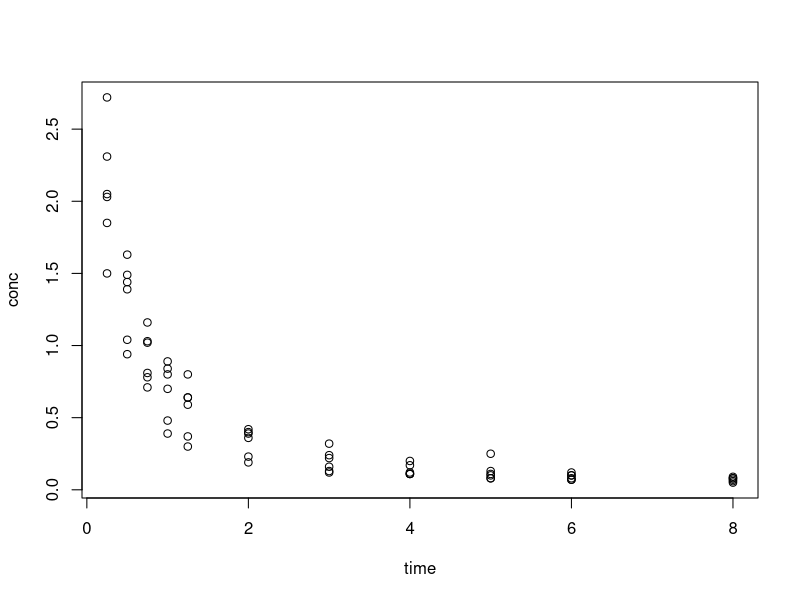
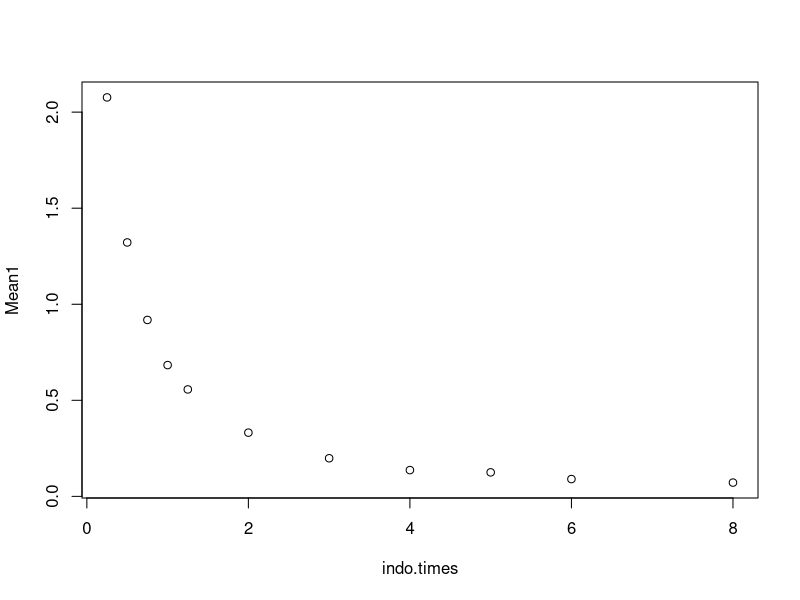
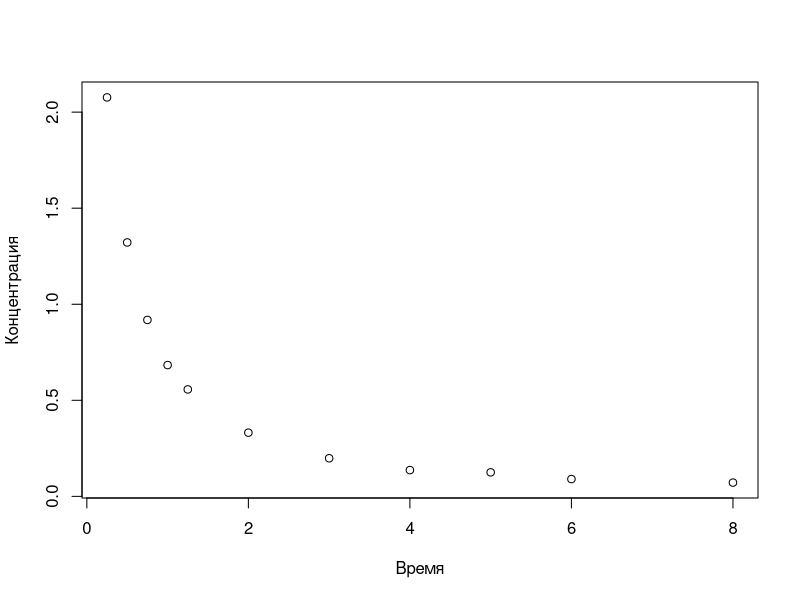
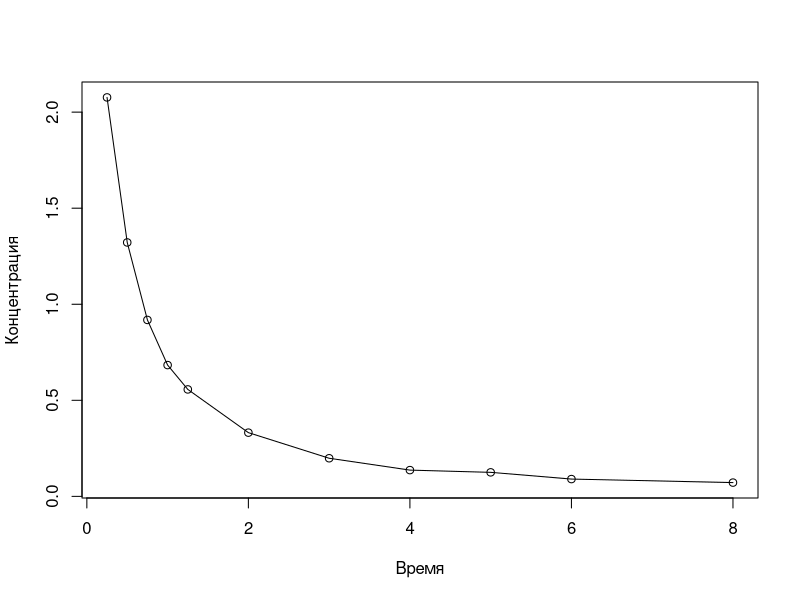
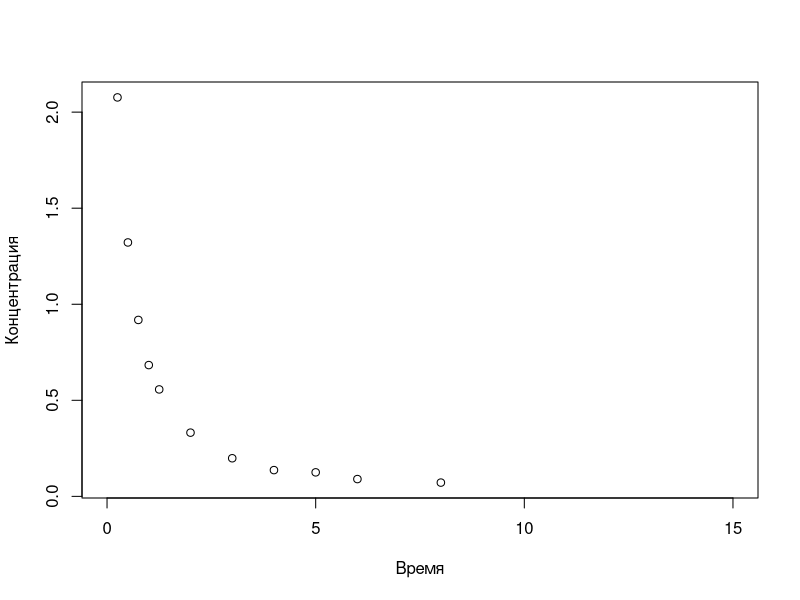
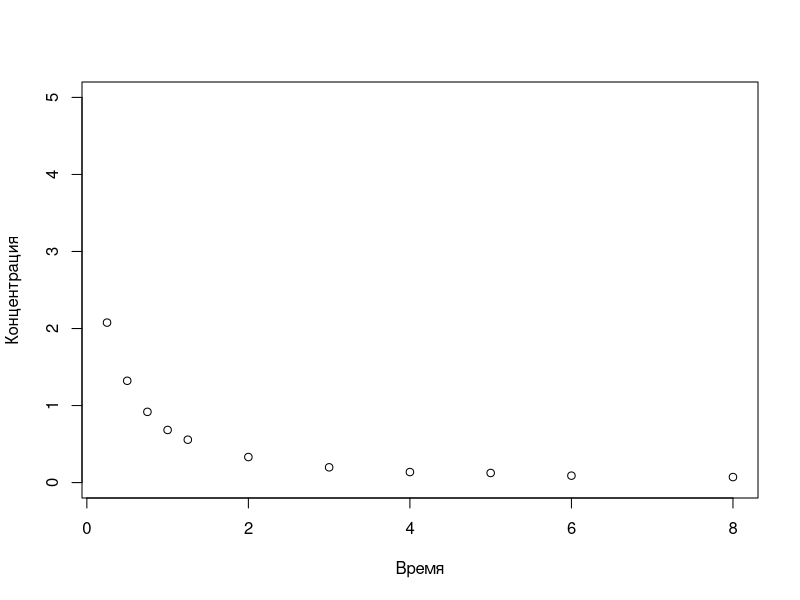
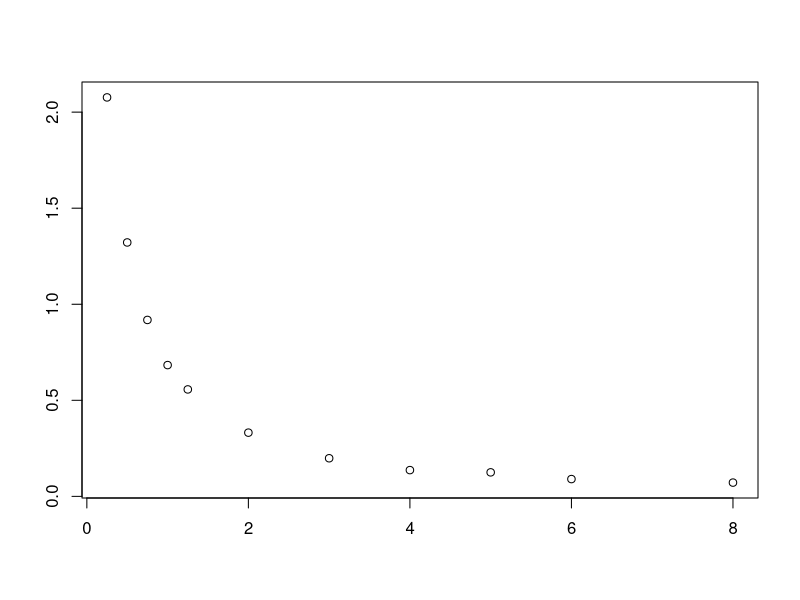
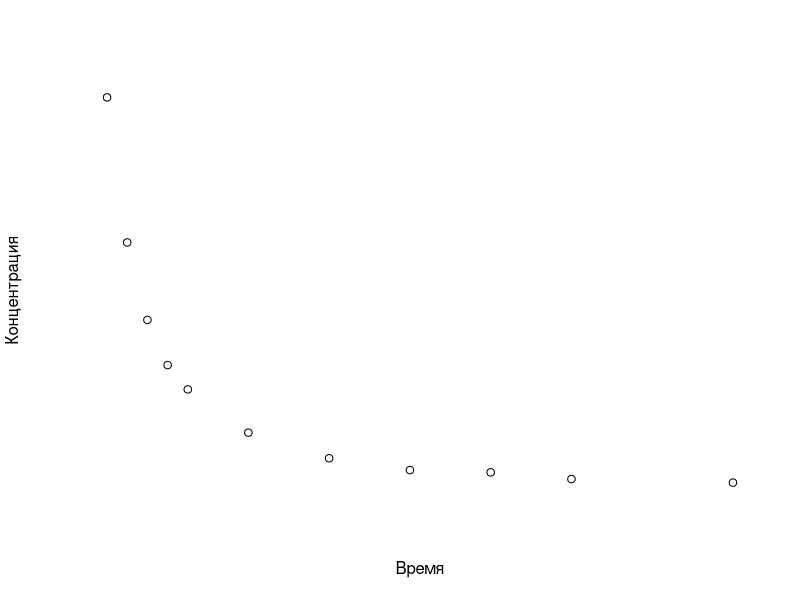

These charts were generated, in order, by the following R code:
## ---- chunk 1
# график значений вектора х, упорядоченных вдоль оси х
#plot(x)

# график зависимости y от х
#plot(x, y)
## ---- chunk 2
#В качестве примера используем данные по скорости выведения индометацина из организма человека Индометацин представляет собой один из наиболее активных противовоспалительных препаратов. В эксперименте приняли участие шесть испытуемых. Результаты этого исследования входят в базовый набор данных R и доступны по команде

data(Indometh)

#В состав таблицы Indometh входят переменные Subject (испытуемый), time (время с момента введения препарата) и conc (концентрация препарата в крови). 

names(Indometh)
## ---- chunk 3
#Благодаря команде attach(), теперь мы можем напрямую обращаться к переменным таблицы Indometh (т.е. использовать их имена непосредственно, например, time вместо Indometh$time.

attach(Indometh)
## ---- chunk 4
#Зависимость концентрации индометацина в крови от времени можно легко изобразить при помощи следующей команды:

plot(time, conc)
## ---- chunk 5
#Предположим, что перед нами стоит задача отобразить на графике не все исходные
#данные, а только средние значения концентрации индометацина для каждой временной
#точки. Рассчитать средние значения (или любые другие количественные величины) для отдельных групп данных позволяет функция tapply():

Mean1 <- tapply(conc, time, mean)
Mean1
## ---- chunk 6
#Обратите внимание на то, что при создании вектора means функция tapply() автоматически присвоила каждому из рассчитанных средних величин имя, соответствующее времени учета концентрации индометацина. Это легко проверить:

names(Mean1)
## ---- chunk 7
#Мы можем воспользоваться этим обстоятельством при построении графика следующим образом:

# создаем числовой вектор со значениями времени учета концентрации препарата:

indo.times <- as.numeric(names(Mean1))

# строим график:
plot(indo.times, Mean1)
## ---- chunk 8
#Функция plot() имеет большое количество управляющих параметров, которые позволяют осуществлять очень тонкую настройку внешнего вида графика. Ниже рассмотрены лишь некоторые из них.
## ---- chunk 9
#Параметры xlab и ylab служат для изменения названий осей X и Y соответственно:

plot(indo.times, Mean1, xlab = "Время", ylab = "Концентрация")
## ---- chunk 10
#Параметр type позволяет изменять внешний вид точек на графике. Он принимает одно из следующих текстовых значений:
#    • "p" - точки (points; используется по умолчанию)
#    • "l" - линии (lines)
#    • "b" - изображаются и точки, и линии (both points and lines)
#    • "o" - точки изображаются поверх линий (points over lines)
#    • "h" - гистограмма (histogram)
#    • "s" - ступенчатая кривая (steps)
#    • "n" - данные не отображаются (no points)
## ---- chunk 11
plot(indo.times, Mean1, xlab = "Время", ylab = "Концентрация", type = "o")
## ---- chunk 12
#Эти два параметра контролирут размах значений на каждой из осей графика. По умолчанию они оба принимают значение NULL - в этом случае размах выбирается программой автоматически. Для отмены автоматических настроек соответствующему параметру необходимо присвоить значение в виде числового вектора, содержащего минимальное и максимальное значения, которые должны отображаться на оси. Например:
## ---- chunk 13
plot(indo.times, Mean1, xlab="Время", ylab="Концентрация", xlim=c(0, 15))
plot(indo.times, Mean1, xlab="Время", ylab="Концентрация", ylim=c(0, 5))
## ---- chunk 14
#Эти два параметра контролируют отображение осей и их названий соответственно. Каждый из них может принимать два значения - TRUE или FALSE:
## ---- chunk 15
plot(indo.times, Mean1, xlab = "Время", ylab = "Концентрация",
       axes = TRUE, ann = FALSE)
plot(indo.times, Mean1, xlab = "Время", ylab = "Концентрация",
       axes = FALSE, ann = TRUE)
## ---- chunk 16
#При помощи аргумента log можно перевести одну или обе оси графика на логарифмическую шкалу, например:
## ---- chunk 17
plot(indo.times, Mean1, xlab = "Время", ylab = "Концентрация", log = "x")
plot(indo.times, Mean1, xlab = "Время", ylab = "Концентрация", log = "y")
plot(indo.times, Mean1, xlab = "Время", ylab = "Концентрация", log = "xy")
## ---- chunk 18
#Аргумент main служит для создания названия графика. По умолчанию название
#размещается в верхней части рисунка:
## ---- chunk 19
plot(indo.times, Mean1, xlab = "Время", ylab = "Концентрация",
       main = "Скорость выведения индометацина", type = "o")
## ---- chunk 20
detach(Indometh)
## ---- chunk 21
## Построим график функции Sin на интервале (-3*pi, 3*pi), цвет -  красный,
#толщина линии -3, с заголовком, с подписями осей, с заголовком под графиком (аргумент sub)
## ---- chunk 22
plot(sin, -3*pi, 3*pi, col = "red", lwd = "3", main = "График функции Sin(x)" , xlab = "x", ylab= "Sin(x)" , sub = "Интервал изменения аргумента = (-3*pi, 3*pi)") 
## ---- chunk 23
 # Создадим свою функцию
f <- function(x){return(2*x^2-3*x+5)}

#Постройте график функции f на интервале (-5, 5)
plot(f,-5,5,)
## ---- chunk 24
#Выполните следующее:
#    1. Придумайте функцию одной переменной, отличную от линейной.
#    2. Постройте график функции на заданном интервале, с помощью параметров,
#использованных в рассмотренном выше примере, сделайте необходимые настройки.
## ---- chunk 25
 # Создадим свою функцию
f <- function(x){return(sin(16*x)/sin(50*x))}
#Постройте график функции f на интервале (-5, 5)
plot(f,-5,5, col = "red", lwd = "2", main = "Придуманная функция")
## ---- chunk 26
#Функция pie() имеет несколько аргументов. Основными из них являются:
#    • x - вектор из положительных чисел, на основе которых строится диаграмма;
#    • labels - текстовый вектор, содержащий подписи секторов диаграммы; если значения x уже имеют атрибут names (имена), то аргумент labels указывать не обязательно (см. ниже);
#    • radius - изменяет размер квадрата, внутри которого строится диаграмма; в случаях, когда подписи секторов диаграммы слишком длинные, размер этого квадрата можно уменьшить (возможные значения: от -1 до 1, см. ниже);
#    • init.angle - угол поворота диаграммы;
 #   • col - вектор (числовой или текстовый), содержащий коды цветов для заливки секторов диаграммы;
#    • main - текстовый вектор, содержащий заголовок диаграммы;
#    • ... - другие графические параметры (например, параметры, определяющие размер подписей секторов диаграммы, цвет линий, и т.п.).
## ---- chunk 27
#В качестве примера рассмотрим результаты недавнего голосования в Госдуму Российской Федерации. Изобразим на одном рисунке две круговые диаграммы, отображающие явку избирателей и распределение их голосов. Для начала создадим два числовых вектора с данными:
## ---- chunk 28
# Данные по явке избирателей:
percent.voted <- c(60, 40)

# Распределение голосов:
votes <- c(49.3, 19.2, 13.2, 11.7, 3.4, 1.0, 0.6)
## ---- chunk 29
#Каждому элементу созданных векторов присвоим соответствующие имена при помощи функции names(). Эти имена потом будут автоматически использованы программой в качестве подписей секторов диаграммы:
## ---- chunk 30
names(percent.voted) <-c ("Проголосовали", "Не явились")

names(votes) <- c("Единая Россия", "КПРФ", "Справедливая Россия", "ЛДПР", "Яблоко", "Патриоты России", "Правое дело")
## ---- chunk 31
percent.voted
## ---- chunk 32
votes
## ---- chunk 33
#Поскольку стоит задача изобразить обе диаграммы на одном рисунке, графическое окно R необходимо разбить на две части. Для этого можно использовать команду par() и один из ее многочисленных аргументов - mfrow.
#Данная команда приведет к разбиению графического окна R на 2 ячейки, формирующие один столбец. Круговые диаграммы будут последовательно добавлены программой в каждую из этих ячеек:
## ---- chunk 34
par(mfrow=c(2,1))
pie(percent.voted, radius = 1.0, cex = 0.6, main = "Явка")
pie(votes, cex = 0.6, radius = 1.0, init.angle = -10,
    main = "Распределение голосов")
## ---- chunk 35
#Цвета заливки секторов диаграммы, используемые программой по умолчанию, можно изменить при помощи аргумента col. Например:
## ---- chunk 36
pie(percent.voted, radius = 0.9, cex = 0.6, main = "Явка", 
   col = c("black", "gray80"))

pie(votes, cex = 0.6, radius = 0.9, init.angle = -10,
    main = "Распределение голосов",
    col = c(2:8))
## ---- chunk 37
#Для начала загрузим соответствующую таблицу с данными (mtcars) в рабочую среду R и исследуем ее содержимое:

data(mtcars)
mtcars
## ---- chunk 38
#В таблице имеются данные по 11 параметрам, характеризующим каждую модель. Подробнее о том, какие параметры были учтены, можно ознакомиться в файле помощи, доступном по команде mtcars. Для нас сейчас интересен столбец mpg, в котором содержатся данные по пробегу каждой модели в расчете на галлон топлива. Точечную диаграмму по этим данным можно быстро построить следующим образом:
## ---- chunk 39
#В приведенном коде указаны следующие параметры функции dotchart():
#1) переменная, для которой строится график (mtcars$mpg); 2) текстовый вектор, содержащий #названия моделей автомобилей (в данном случае они являются названиями строк таблицы #-row.names(mtcars)); заголовок графика (аргумент main) и название оси X (аргумент xlab), и, #наконец, 4) размер точек на графике и одновременно размер шрифта для названий моделей (cex = #0.8). Результат представлен ниже:
## ---- chunk 40
dotchart(mtcars$mpg, labels = row.names(mtcars),
   main="Экономия топлива у 32 моделей автомобилей",
   xlab="Миль/галлон", cex = 0.8)

## ---- chunk 41
#Полученный рисунок пока еще достаточно сырой, хотя и позволяет исследовать разброс имеющихся значений mpg разных моделей. Картина станет гораздо более ясной, если мы отсортируем данные по возрастанию пробега, сгруппируем данные по количеству циллиндров в двигателе и раскрасим соответствующие группы разными цветами.
## ---- chunk 42
#Сначала отсортируем исходную таблицу по возрастанию mpg (используем для этого функцию order()) и сохраним результат в виде новой таблицы данных с именем x):

x <- mtcars[order(mtcars$mpg), ]
## ---- chunk 43
#Преобразуем количественную переменную cyl в новой таблице x в фактор - это нужно сделать, поскольку мы собираемся сгруппировать значения mpg именно по количеству цилиндров:

x$cyl <- factor(x$cyl)
## ---- chunk 44
#Создадим новый столбец color в таблице x, который будет содержать числовые коды цветов для каждой из трех групп автомобилей:

x$color[x$cyl==4] <- 1
x$color[x$cyl==6] <- 2
x$color[x$cyl==8] <- 3
## ---- chunk 45
#В приведенном коде аргумент groups используется для указания группирующей переменной (в нашем случае - преобразованная в фактор переменная cyl). При помощи аргумента gcolor задается цвет названий групп (здесь - голубой). Аргумент color служит для указания цветов, специфичных для каждой группы (в нашем примере - 1(черный) для машин с четырьмя цилиндрами, 2(красный) для машин с шестью цилиндрами, и 3 (зеленый) для машин с восемью двигателями; все эти числовые коды цветов хранятся в столбце color таблицы x).

dotchart(x$mpg, labels = row.names(x),		
       groups = x$cyl, gcolor = "blue", pch = 16, color = x$color,
       main="Экономичность двигателя у 32 моделей автомобилей",
       xlab="Миль/галлон", cex = 0.8)
## ---- chunk 46
X <- rnorm(n = 50, mean = 15, sd  = 5)
hist(X, breaks = 20, freq = FALSE, col = "lightblue")
## ---- chunk 47
#Вместо гистограммы (или в добавок к ней) в таких случаях стоит воспользоваться кривой плотности вероятности. Оценка плотности вероятности выполняется при помощи функции density(), которую можно применить в качестве аргумента функции plot() для графического изображения результата:
## ---- chunk 48
plot(density(X))
## ---- chunk 49
#Гладкость получаемой кривой контролируется при помощи аргумента bw, например:

plot(density(X, bw = 0.8))
## ---- chunk 50
#Обратите внимание на дополнительные аргументы, использованные вместе с функцией hist(): xlab и ylab - для создания названий осей, и main - для создания заголовка рисунка. Аналогично, в качестве управляющих аргументов функции lines() были применены аргументы col (для установки цвета линии) и lwd (для установки толщины линии). Эти же аргументы мы использовали ранее при построении графиков c помощью функции plot(). Приведенные примеры показывают универсальность этих и целого ряда других аргументов, управляющих поведением plot(), hist() и других графических функций R высокого уровня.
## ---- chunk 51
hist(X, breaks = 20, freq = FALSE, col = "lightblue",
      xlab = "Переменная X",
      ylab = "Плотность вероятности",
      main = "Гистограмма, совмещенная кривой плотности")
lines(density(X), col = "red", lwd = 2)
## ---- chunk 52
#Диаграммы размахов, или "ящики с усами", получили свое название за характерный вид: точку или линию, соответствующую медиане или средней арифметической, окружает прямоугольник ("ящик"), длина которого соответствует одному из показателей разброса или точности оценки генерального параметра. Дополнительно от этого прямоугольника отходят "усы", также соответствующие по длине одному из показателей разброса или точности. Графики этого типа очень популярны, поскольку позволяют дать очень полную статистическую характеристику анализируемой совокупности. Кроме того, диаграммы размаха можно использовать для визуальной экспресс-оценки разницы между двумя и более группами (например, между датами отбора проб, экспериментальными группами, участками пространства, и т.п.).
## ---- chunk 53
#В R для построения диаграмм размахов служит функция boxplot()
## ---- chunk 54
#в отличие от других статистических программ, в R при построении диаграмм размахов используются устойчивые (робастные) оценки центральной тенденции (медиана) и разброса (интерквартильный размах, ИКР). Верхний "ус" простирается от верхней границы "ящика" до наибольшего выборочного значения, находящегося в пределах расстояния 1.5 х ИКР от этой границы. Аналогично, нижний "ус" простирается от нижней границы "ящика" до наименьшего выборочного значения, находящегося в пределах расстояния 1.5 х ИКР от этой границы. Длину данного интервала (т.е. 1.5 x ИКР) можно изменить при помощи аргумента range функцииboxplot(). Наблюдения, находящиеся за пределами "усов", потенциально могут быть выбросами. Однако всегда следует внимательно относиться к такого рода нестандартным наблюдениям - они вполне могут оказаться "нормальными" для исследуемой совокупности, и поэтому не должны удаляться из анализа без дополнительного расследования причин их появления.
## ---- chunk 55
#Особенности использования функции boxplot() рассмотрим на примере данных, полученных в ходе эксперимента по изучению эффективности шести видов инсектицидных средств. Каждым из этих средств обработали по 12 растений, после чего подсчитали количество выживших на растениях насекомых. Данные этого эксперимента входят в состав стандартного набора данных R и доступны по команде data(InsectSprays). В таблице InsectSprays имеется два столбца - count, содержащий результаты подсчета насекомых, и spray, содержащий коды инсектицидных средств (от А до F):
## ---- chunk 56
data(InsectSprays)
## ---- chunk 57
InsectSprays
## ---- chunk 58
#Для построения графика, на котором будут представлены "ящики с усами" для каждого инсектицида, достаточно выполнить команду

boxplot(count ~ spray, data = InsectSprays)
## ---- chunk 59
#Обратите внимание на то, как были указаны переменные для построения графика - в виде т.н. формулы: count ~ spray. Это стандартный способ, используемый в R для формулировки статистических моделей. По левую сторону от знака ~ (называется "тильда") указывается зависимая переменная, по правую - предикторы. Как видим, количество насекомых на растениях, обработанных инсектицидами C, D и E было наиболее низким, что говорит о высокой эффективности этих средств по сравнению с тремя другими средствами. На растениях, обработанных средствами C и D, были отмечены необычно высокие количества насекомых (см. точки над "усами"). Однако для насекомых характерно пятнистое пространственное распределение и поэтому вряд ли эти необычно высокие наблюдения являются истинными выбросами.
## ---- chunk 60
#Как всегда, мы можем поработать над автоматически построенным графиком и несколько улучшить его внешний вид. Например, можно добавить заголовки осей и самого рисунка (аргументы xlab, ylab и main), а также закрасить "ящики" каким-нибудь цветом (аргумент col):
## ---- chunk 61
boxplot(count ~ spray,
            xlab = "Инсектициды",
            ylab = "Количество выживших насекомых",
            main = "Эффективность инсектицидов",
            col = "coral", data = InsectSprays)
## ---- chunk 62
#Подобно функции plot(), функция boxplot() обладает большим числом управляющих аргументов. Например, используя аргумент log можно изобразить данные на логарифмической шкале. Аргумент varwidth (от variable - переменная, и width - ширина) позволяет сделать так, что ширина "ящиков" будет пропорциональна квадратному корню из числа наблюдений в каждой группе (для этого необходимо использовать varwidth = TRUE). Это может оказаться полезной оцпией для визуализации выборок, значительно различающихся по размеру (в нашем примере смысла в varwidth = TRUE не было бы, поскольку в каждой группе имеется по 12 наблюдений). Аргумент horizontal со значением TRUE позволяет изобразить "ящики" горизонтально (см. ниже). Подробнее об аргументахboxplot() можно узнать из файла помощи по этой функции (доступен по команде boxplot).
## ---- chunk 63
boxplot(count ~ spray,
            ylab = "Инсектициды",
            xlab = "Количество выживших насекомых",
            main = "Эффективность инсектицидов",
            col = "coral", horizontal = TRUE,
            data = InsectSprays)
## ---- chunk 64
#Интересно, что построить диаграммы размаха можно не только при помощи специализированной функции boxplot(), но также и функции plot() - например, по команде plot(count ~ spray, data = InsectSprays). Дело в том, что функция plot() очень "смышленая" - она автоматически распознает, что переменная count является количественной, а spray - номинальной, и поэтому начинает вести себя как boxplot().
## ---- chunk 65
plot(count ~ spray, data = InsectSprays, col = "green")
## ---- chunk 66
#Для создания столбиковых диаграмм в системе R служит функция barplot(). У этой функции имеется большое количество аргументов:
#    • hight ("высота") - числовой вектор или матрица со значениями, используемыми для построения диаграммы. Если аргумент hight указан в виде вектора, то строится график из последовательно расположенных столбцов, высоты которых соответствовуют значениям этого вектора. Если hight указан в виде матрицы и аргумент beside = FALSE, то будет построена столбчая диаграмма с накоплением. Если жеhight указан в виде матрицы и аргумент beside = TRUE, то столбцы диаграммы будутсгруппированы в соответствии со столбцами матрицы.
#    • width("ширина") - необязательный параметр, позволяющий регулировать ширину столбцов на диаграмме. Указывается в виде числового вектора, значения которого соотвествуют ширине столбцов.
#    • space("пространство") - величина зазора между столбцами (пропорционально их средней ширине). Может быть указан либо виде одного числа, либо в виде вектора из чисел, соотвествующих каждому столбцу диаграммы.
#    • names.arg- текстовый вектор, содержащий подписи (вдоль оси OX) для каждого столбца или группы столбцов. Если этот аргумент не указан, в качестве подписей автоматически будут использованы имена элементов вектора height(если таковые имеются), либо заголовки столбцов если height представляет собой матрицу.
#    • legend.text - вектор, содержащий текстовые элементы легенды графика. Этот аргумент полезен только если height является матрицей. В этом случае метки легенды должны соотвествовать строкам матрицы. Аргументу legend.text можно также присвоить значение TRUE, и тогда имена строк матрицы (если таковые имеются) будут использованы в качестве меток легенды автоматически.
#    • beside - принимает логическое значение и имеет смысл только, если height является матрицей. Значение FALSE приведет к построению диаграммы с накоплением. При значении TRUE столбцы будут сгруппированы.
#    • horiz - принимает логическое значение: TRUE для горизонтального расположения столбцов и FALSE - для вертикального.
#    • density - числовой вектор, задающий плотность заштриховки столбцов.
#    • angle - угол наклона штрихов (в градусах).
#   • col - вектор цветовых кодов для столбцов или их элементов. По умолчанию столбцы закрашиваются серым цветом если height - вектор, и разными градациями серого если height - матрица.
#    • border - код цвета для обводки столбцов. Если границу столбцов обводить не предполагается, можно указать border = NA.
#    • ...- другие графические параметры (см., например, ?plot и ?par).
## ---- chunk 67
#В качестве первого примера используем данные по эффективности шести инсектицидных средств
#(A - F), входящие в базовую комплектацию R. Загрузим таблицу с этими данными в рабочую среду R:
## ---- chunk 68
data(InsectSprays)
 InsectSprays 
## ---- chunk 69
#Стоит задача отобразить в виде столбиковой диаграммы средние значения количества насекомых, учтенных на экспериментальных растениях после обработки каждым инсектицидом. Эти средние значения можно быстро рассчитать для каждой группы при помощи функции tapply(). Результат вычислений сохраним в векторе Means: 
## ---- chunk 70
attach(InsectSprays)
## ---- chunk 71
Means <- tapply(count, spray, mean); Means
## ---- chunk 72
barplot(Means, col = "steelblue", xlab = "Инсектицид", ylab = "Количество выживших насекомых") 
## ---- chunk 73
#Изменим ширину столбцов (теперь она пропорциональна квадратному корню из высоты соответствующего столбца - аргумент width) и цвет их обводки (на красный - аргумент border):
## ---- chunk 74
barplot(Means, col = "steelblue", xlab = "Инсектицид", ylab = "Количество выживших насекомых", border = "red", width = sqrt(Means))
## ---- chunk 75
#Столбцы имеют исходную ширину и цвет обводки, но теперь они заштрихованы (аргумент density) и изображены горизонтально (аргумент horiz):
## ---- chunk 76
barplot(Means, density = 20, col = "red", horiz = T, las = 1, ylab = "Инсектицид", xlab = "Количество выживших инсекомых") # аргумент las=1 заставляет названия инсектицидов принять вертикальное положение
## ---- chunk 77
#Изменим предыдущий график путем увеличения зазора между столбцами (аргумент space) и измения угла наклона штрихов (аргумент angle):
## ---- chunk 78
barplot(Means, density = 20, angle = -45, space = 2, col = "red", horiz = TRUE, las = 1, ylab = "Инсектицид", xlab = "Количество выживших инсекомых")
## ---- chunk 79
#Рассмотрим пример построения диаграммы, где столбцы сгруппированы в соответствии с уровнями какого-либо фактора: таблица genotype, входящая в состав пакета MASS. В эту таблицу входят данные из эксперимента, в котором были задействованы лабораторные крысы четырех разных генотипов (A, B, C, D). Выводок (Litter) от самок (Mother) каждого генотипа изолировался от матерей и отдавался на вскармливание самкам других генотипов. В конце эксперимента (на 28-й день) был измерен вес у крысят (Wt), кормившихся молоком от разных самок, с целью установить влияние генотипа на этот показатель.
#Ознакомимся с данными:
## ---- chunk 80
library(MASS)
data(genotype)
genotype
## ---- chunk 81
#Рассчитаем средние значения веса для каждой экспериментальной группы при помощи функции tapply():
## ---- chunk 82
means = with(genotype, tapply(Wt, list(Litter, Mother), mean))

# Функция with() позволяет указать таблицу, из которой
# функция tapply() должна брать данные для вычислений

# Просмотрим содержимое матрицы means:
means
## ---- chunk 83
#Результатом вычислений, выполненных при помощи функции tapply(), является матрица, которую мы можем непосредственно использовать для построения столбчатой диаграммы:
## ---- chunk 84
barplot(means, beside = TRUE,
       col = topo.colors(4),
       legend.text = rownames(means),
       xlab = "Выводок", ylab = "Вес, г",
       ylim = c(0, 100))
## ---- chunk 85
#В приведенном коде цвет столбцов задан при помощи функции topo.colors(), которая автоматически подбирает необходимое количество хорошо сочетающихся цветов в стиле "топографическая карта". Легенда графика включена при помощи агрумента legend.text, которому присвоены значения в виде заголовков строк матрицы means. Для того чтобы легенда не "наползла" на столбцы, несколько растянули ось OY при помощи аргумента ylim. Обратите внимание на то, что для построения приведенного графика аргументу beside было присвоено значение TRUE. Если бы мы присвоили этому аргументу значение FALSE, то получили бы столбиковую диаграмму с накоплением:
## ---- chunk 86
barplot(means, beside = FALSE,col = topo.colors(4),
         xlab = "Выводок", ylab = "Вес, г")
## ---- chunk 87
#К столбцам диаграмм мы можем добавить "усы", соответствующие, например, стандартным отклонениям. Стандартные отклонения легко рассчитать, используя все ту же функцию tapply() (в связке с with()):
## ---- chunk 88
sds = with(genotype, tapply(Wt, list(Litter, Mother), sd))

# Просмотрим результат:
sds
## ---- chunk 89
#Подобно ранее рассмотренному примеру, "усы" к столбцам можно добавить при помощи функции arrows():

# Сохраним диаграмму в виде самостоятельного объекта b.
# Помимо прочего, этот объект будет хранить информацию
# о высоте столбцов, что потребуется далее при добавлении
# "усов" к этим столбцам.
# Аргумент ylim в связке с функциями min(), max() и pretty()
# используется для автоматического подбора оптимального
# диапазона значений, отображаемых на оси ординат (подробнее
# см. ?min, ?max?, ?pretty):
## ---- chunk 90
b <- barplot(means, ylim = c(min(pretty(means-sds)),
             max(pretty(means+sds))),
             col = topo.colors(4),
             beside = TRUE, xpd = FALSE,
             ylab = "Вес, г", xlab = "Выводок",
             legend.text=rownames(means))

arrows(b, means+sds, b, means-sds, angle = 90, code = 3, length = 0.05)
